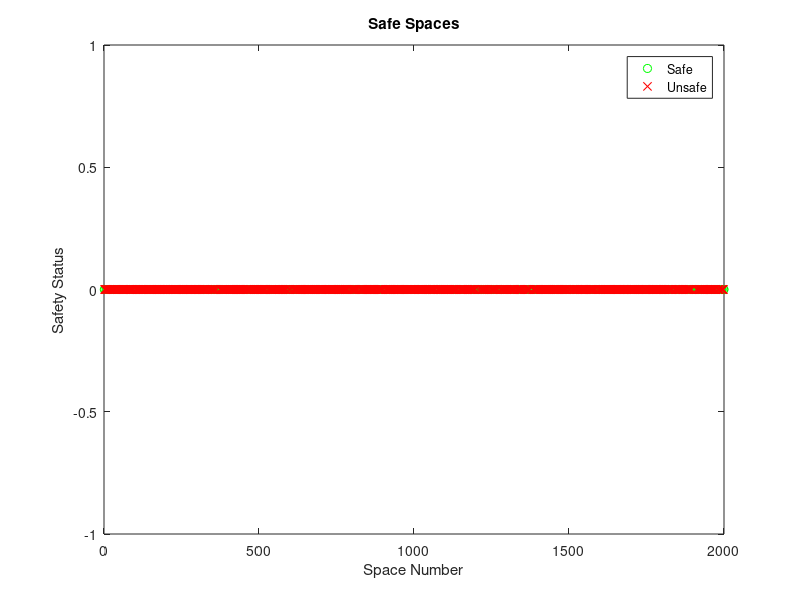

The MATLAB source for this figure:
clear all;
close all;

% define and set variables
numSpaces = 2000;
spaceArray = zeros(numSpaces,2);

% create space array
for k=1:numSpaces
    spaceArray(k,1) = k;
    spaceArray(k,2) = randi([0 1]);
end

% check if space is safe
for k=1:numSpaces
    if spaceArray(k,2) == 1
        display(['Space ' num2str(spaceArray(k,1)) ' is safe.'])
    else
        display(['Space ' num2str(spaceArray(k,1)) ' is not safe.'])
    end
end

% plot safe spaces
safeSpaces = find(spaceArray(:,2) == 1);
unsafeSpaces = find(spaceArray(:,2) == 0);

plot(safeSpaces,zeros(length(safeSpaces),1),'go')
hold on
plot(unsafeSpaces,zeros(length(unsafeSpaces),1),'rx')
title('Safe Spaces')
ylabel('Safety Status')
xlabel('Space Number')
legend('Safe','Unsafe')